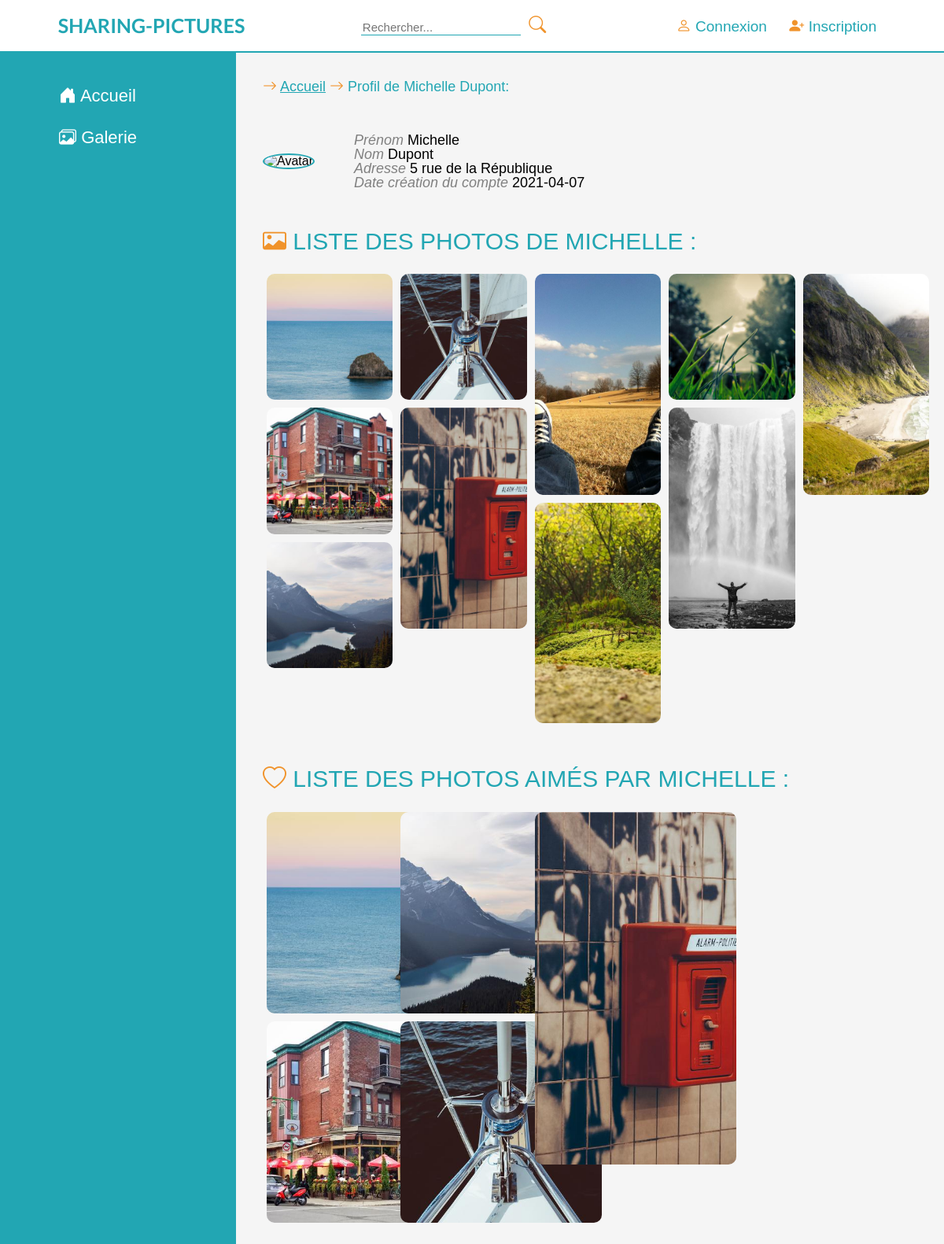
Screenshot of /user-1 with the database file from the repository.
### tables this page shows
CREATE TABLE user
(
    userID       int auto_increment,
    firstName    varchar(50),
    lastName     varchar(50),
    Address      varchar(50),
    PostalCode   varchar(50),
    BirthDate    date,
    Email        varchar(50),
    Password     varchar(128),
    creationDate date,
    PRIMARY KEY (userID)
);

CREATE TABLE photo
(
    pictureID int auto_increment,
    caption   varchar(50),
    url       mediumtext,
    fk_userID int,
    datePicture date,
    PRIMARY KEY (pictureID),
    FOREIGN KEY (fk_userID) REFERENCES user (userID)
);

CREATE TABLE favorite
(
    userID    int,
    pictureID int,
    PRIMARY KEY (userID, pictureID),
    FOREIGN KEY (userID) REFERENCES user (userID),
    FOREIGN KEY (pictureID) REFERENCES photo (pictureID)
);

### app/controllers/ProfileController.php (called while the page is built, shortened)
<?php
class ProfileController extends MainController
{
    private static int $UID;
    public static function action()
    {
        self::$UID = $_GET["UID"];
        self::$userInfos = UserDAO::getUserByID(self::$UID);
        self::$userPictures = UserDAO::getPictureByUserID(self::$UID);
        self::$userFavoritePictures = UserDAO::getPicturesFavByUserID(self::$UID);
    }
    public static function displayContent()
    {
        self::action();
        require_once 'app/views/profile.php';
    }
}

### index.php (called while the page is built, shortened)
<?php
if (isset($_GET["q"])) {
    $q = $_GET["q"];
} else {
    $q = "home";
}
MainController::router($q);

### app/models/User.php (called while the page is built, shortened)
<?php
class User
{
    private $firstName;
    private $lastName;
    private $address;
    private $userEmail;
    private $creationDate;
    public function __construct($UserID, $FirstName, $LastName, $Address, $PostalCode, $BirthDate, $UserEmail, $UserPasswd, $CreationDate, $picturesCollection)
    {
        $this->firstName = $FirstName;
        $this->lastName = $LastName;
        $this->address = $Address;
        $this->userEmail = $UserEmail;
        $this->creationDate = $CreationDate;
    }
    public function getFirstName()
    {
        return $this->firstName;
    }
    public function getLastName()
    {
        return $this->lastName;
    }
    public function getAddress()
    {
        return $this->address;
    }
    public function getUserEmail()
    {
        return $this->userEmail;
    }
    public function getCreationDate()
    {
        return $this->creationDate;
    }
}

### app/models/UserDAO.php (called while the page is built, shortened)
<?php
class UserDAO extends DAO
{
    public static function getUserByID(int $ID): User
    {
        $query = self::$connDb->prepare("SELECT * FROM user WHERE userID = :userID");
        $query->bindValue(':userID', $ID, PDO::PARAM_INT);
        $query->execute();
        $users = $query->fetch(PDO::FETCH_ASSOC);
        return new User(
            $users["userID"],
            $users["firstName"],
            $users["lastName"],
            $users["Address"],
            $users["PostalCode"],
            $users["BirthDate"],
            $users["Email"],
            $users["Password"],
            $users["creationDate"],
            PictureDAO::getPicturesByUserID(intval($users["userID"]))
        );
    }
    public static function getPictureByUserID(int $userID): array
    {
        $myPicturesByUID = array();
        $query = self::$connDb->prepare("SELECT * FROM photo WHERE fk_userID = :userID");
        $query->bindValue(':userID', $userID, PDO::PARAM_INT);
        $query->execute();
        $pictures = $query->fetch(PDO::FETCH_ASSOC);
        while ($pictures) {
            $myPicturesByUID[$pictures["pictureID"]] = new Picture(
                $pictures["pictureID"],
                $pictures["caption"],
                $pictures["url"],
                $pictures["fk_userID"],
                $pictures["datePicture"]
            );
            $pictures = $query->fetch(PDO::FETCH_ASSOC);
        }
        return $myPicturesByUID;
    }
    public static function getPicturesFavByUserID(int $userID): array
    {
        $picturesLiked = array();
        $query = self::$connDb->prepare("SELECT * FROM photo JOIN favorite f ON photo.pictureID = f.pictureID WHERE f.userID = :userID");
        $query->bindValue(':userID', $userID, PDO::PARAM_INT);
        $query->execute();
        $pictures = $query->fetch(PDO::FETCH_ASSOC);
        while ($pictures) {
            $picturesLiked[$pictures["pictureID"]] = new Picture(
                $pictures["pictureID"],
                $pictures["caption"],
                $pictures["url"],
                $pictures["fk_userID"],
                $pictures["datePicture"]
            );
            $pictures = $query->fetch(PDO::FETCH_ASSOC);
        }
        return $picturesLiked;
    }
}

### app/models/UserAuth.php (called while the page is built, shortened)
<?php
class UserAuth
{
    public static function getMailLoggedOn()
    {
        if (self::userIsLoggedOn()) {
            $email = $_SESSION["userEmail"];
        } else {
            $email = "";
        }
        return $email;
    }
    public static function userIsLoggedOn(): bool
    {
        $logged = false;
        return $logged;
    }
}

### app/models/Picture.php (called while the page is built, shortened)
<?php
class Picture
{
    private int $pictureID;
    private string $pictureWording;
    private string $pictureURL;
    private string $userID;
    public function __construct(int $PictureID, string $PictureWording, string $PictureURL, int $UserID, $DatePicture)
    {
        $this->pictureID = $PictureID;
        $this->pictureWording = $PictureWording;
        $this->pictureURL = $PictureURL;
        $this->userID = $UserID;
    }
    public function getPictureID(): int
    {
        return $this->pictureID;
    }
    public function getPictureWording(): string
    {
        return $this->pictureWording;
    }
    public function getPictureURL(): string
    {
        return $this->pictureURL;
    }
    public function getUserID()
    {
        return $this->userID;
    }
}

### app/models/PictureDAO.php (called while the page is built, shortened)
<?php
class PictureDAO extends DAO
{
    public static function getPicturesByUserID(int $userID)
    {
        $myPictures = array();
        $query = self::$connDb->prepare("SELECT * FROM photo WHERE fk_userID = :userID");
        $query->bindValue(':userID', $userID, PDO::PARAM_INT);
        $query->execute();
        $pictures = $query->fetch(PDO::FETCH_ASSOC);
        while ($pictures) {
            $myPictures[$pictures["pictureID"]] = new Picture(
                $pictures["pictureID"],
                $pictures["caption"],
                $pictures["url"],
                $pictures["fk_userID"],
                $pictures["datePicture"]
            );
            $pictures = $query->fetch(PDO::FETCH_ASSOC);
        }
        return $myPictures;
    }
}

### app/views/profile.php (the view, shortened to what this page needs)
<main>
    <div class="mainNav">
        <i class="bi bi-arrow-right"></i> <a href="./home"> Accueil</a> <i class="bi bi-arrow-right"></i> Profil de
        <?= self::$userInfos->getFirstName() . " " . self::$userInfos->getLastName(); ?>:
    </div>
    <div class="profile">
        <div class="images">
            <img src="img/profile/avatar.jpg" width="148" alt="Avatar" class="border-round-img">
        </div>
        <div class="text">
            <p>
                <span class="gray italic">Prénom</span> <?= self::$userInfos->getFirstName(); ?>
            </p>
            <p>
                <span class="gray italic">Nom</span> <?= self::$userInfos->getLastName(); ?>
            </p>
            <p>
                <span class="gray italic">Adresse</span> <?= self::$userInfos->getAddress() ?>
            </p>
            <p>
                <span class="gray italic">Date création du compte </span> <?= self::$userInfos->getCreationDate() ?>
            </p>
        </div>
    </div>
    <h3><i class="bi bi-card-image"></i>
        <?php if (self::$userInfos->getUserEmail() == UserAuth::getMailLoggedOn()) {
            echo "Liste de mes photos :";
        } else {
            echo "Liste des photos de " . self::$userInfos->getFirstName() . " :";
        } ?>
    </h3>
    <div class="listPictures" id="photos">
        <?php foreach (self::$userPictures as $key => $val) { ?>
            <a href="./pictures-p<?= $val->getPictureID() ?>-u<?= $val->getUserId(); ?>"><img
                        src="<?= $val->getPictureURL(); ?>" alt="<?= $val->getPictureWording(); ?>"></a>
        <?php } ?>
    </div>
    <h3>
        <i class="bi bi-heart"></i>
        <?php if (self::$userInfos->getUserEmail() == UserAuth::getMailLoggedOn()) {
            echo "Liste des photos que j'ai aimés : ";
        } else {
            echo "Liste des photos aimés par " . self::$userInfos->getFirstName() . " :";
        } ?>
    </h3>
    <div class="listPictures" id="favPhotos">
        <?php foreach (self::$userFavoritePictures as $key => $val) { ?>
            <a href="./pictures-p<?= $val->getPictureID() ?>-u<?= $val->getUserId(); ?>"><img
                        src="<?= $val->getPictureURL(); ?>" alt="<?= $val->getPictureWording(); ?>"></a>
        <?php } ?>
    </div>
</main>

### assets/css/main.css (style rules this page uses)
html, body { background-color: whitesmoke; font-family: "Calibri Light", sans-serif; }
:root { --blueLightColor: #ffffff; --blueDarkColor: #22a6b3; }
.bi { color: #f0932b; }
main { max-height: 100%; margin-left: 310px; padding: 2%; overflow-y: scroll; padding-top: 100px; }
.mainNav { color: var(--blueDarkColor); font-size: 18px; }
.mainNav a { color: var(--blueDarkColor); }
.listPictures { margin-top: 2.5%; text-align: center; }
#photos, #favPhotos, #photos-home, #photos-home-last { line-height: 0; -webkit-column-count: 5; -webkit-column-gap: 0px; -moz-column-count: 5; -moz-column-gap: 0px; column-count: 5; column-gap: 10px; }
#photos img { width: 100% !important; height: auto !important; }
.listPictures img { border-radius: 10px; width: 256px; margin: 5px; transition: all .2s ease-in-out; }
.images img { border-radius: 10px 0 0 10px; max-width: 384px; }
.profile { margin-top: 50px; display: flex; flex-direction: row; justify-content: flex-start; align-items: center; }
.profile .images { margin-right: 50px; }
.profile .images img { border: 2px solid var(--blueDarkColor); }
.profile .text { font-size: 18px; }
main h3 { margin-top: 50px; color: var(--blueDarkColor); text-transform: uppercase; font-size: 30px; }

### assets/css/_global.css (style rules this page uses)
.italic { font-style: italic; }
.gray { color: gray }
img.border-round-img { border-radius: 50% }

### rows the page displays
user: firstName "Michelle", lastName "Dupont", Address "5 rue de la République", creationDate "2021-04-07", firstName "MICHELLE"
photo: url (picture)
photo: url (picture)
photo: url (picture)
photo: url (picture)
photo: url (picture)
photo: url (picture)
photo: url (picture)
photo: url (picture)
photo: url (picture)
photo: url (picture)
favorite: pictureID.url (picture)
favorite: pictureID.url (picture)
favorite: pictureID.url (picture)
favorite: pictureID.url (picture)
favorite: pictureID.url (picture)
